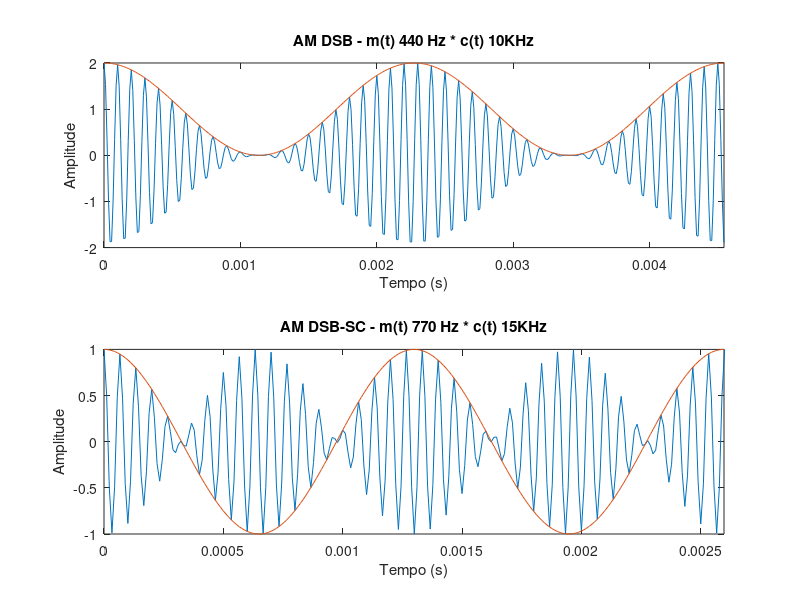
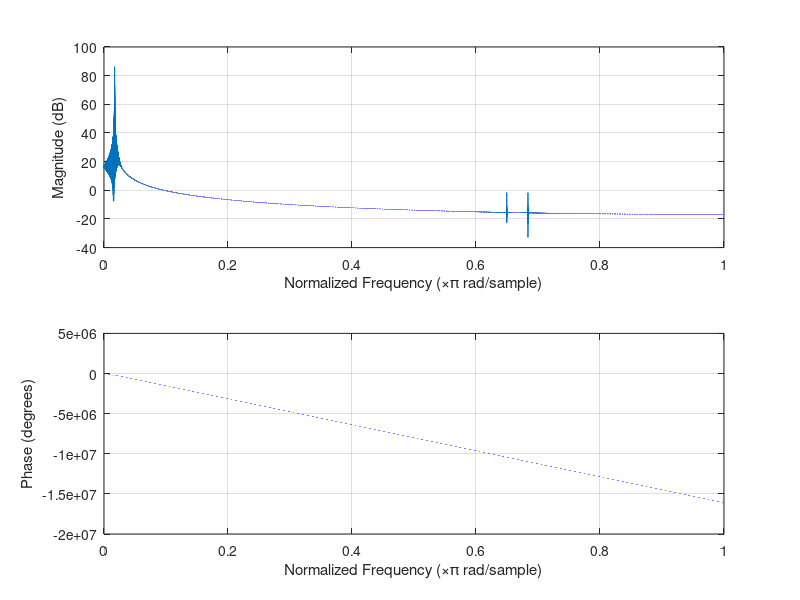
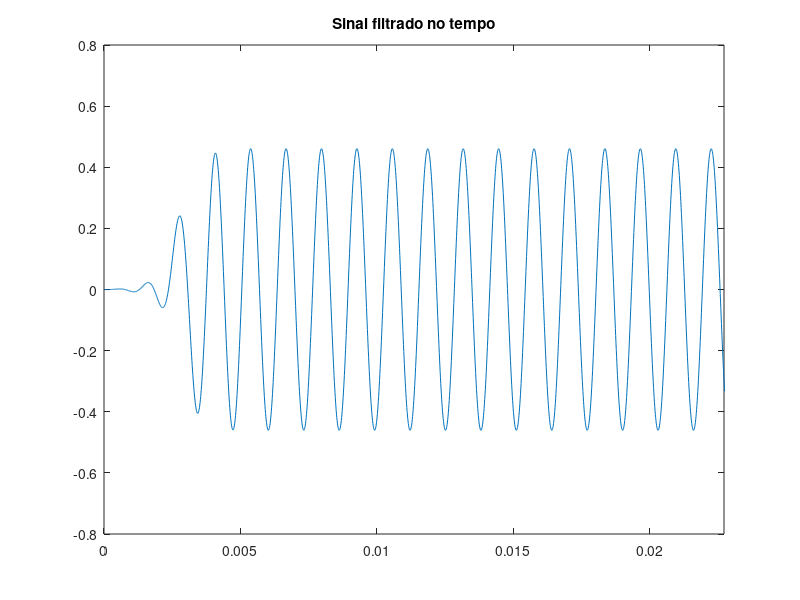
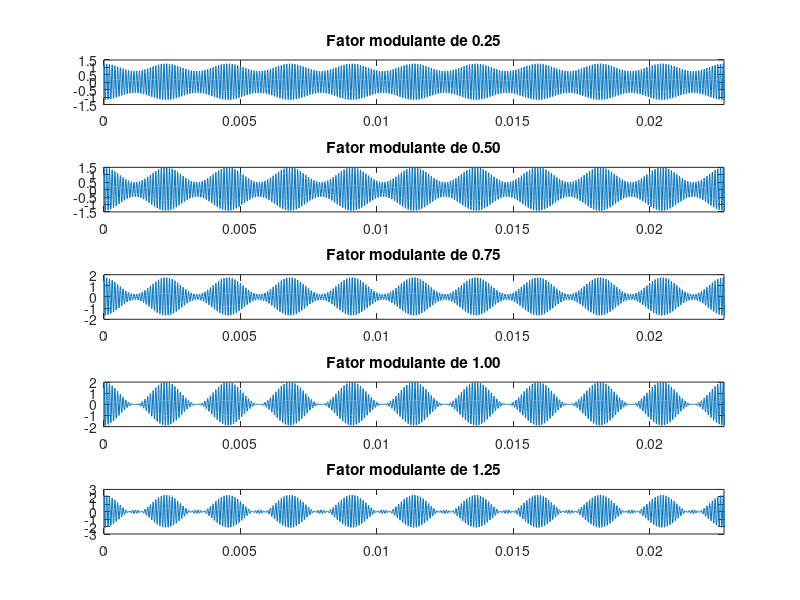

These figures' MATLAB source, in order: (Note: this script raises an error after producing the figures.)
% Aluno: Rafael Teles Espindola

% Ex. 1:
% • Realizar um processo de modulação AM DSB e AM DSB-SC
% • Para o caso da modulação AM DSB-SC, realizar o processo
% de demodulação utilizando a função 'fir1'
% • Para o caso da modulaçao AM DSB, variar o 'fator de
% modulação' (0.25; 0.5; 0.75 e 1 e 1.5) e observar os efeitos no
% sinal modulado

close all
clear all
clc

fs = 90e3;
t  = 0:1/fs:1-(1/fs);

Am1 = 1; f1 = 440;  Ao1 = 1;                % AM DSB
Am2 = 1; f2 = 770;  Ao2 = 0;                % AM DSB-SC
Am3 = 1; f3 = 10e3; Ao3 = 0;                % Portadora1
Am4 = 1; f4 = 15e3; Ao4 = 0;                % Portadora2

som1 = Ao1 + Am1*cos(2*pi*f1*t);
som2 = Ao2 + Am2*cos(2*pi*f2*t);
por1 = Ao3 + Am3*cos(2*pi*f3*t);
por2 = Ao4 + Am4*cos(2*pi*f4*t); 

y1 = por1.*som1;                            % Sinal modulado1 AM DSB
y2 = por2.*som2;                            % Sinal modulado2 AM DSB-SC

y2_demod  = por2.*y2;                       % Sinal demodulado1 AM DSB
filtro_pb = fir1(500,(1000*2)/fs);          % filtro fir1
filtrado  = filter(filtro_pb, 1, y2_demod); % Sinal filtrado AM DSB


s_t025 = Am3*(1 + 0.25*cos(2*pi*f1*t)).*cos(2*pi*f3*t); 
s_t050 = Am3*(1 + 0.50*cos(2*pi*f1*t)).*cos(2*pi*f3*t);
s_t075 = Am3*(1 + 0.75*cos(2*pi*f1*t)).*cos(2*pi*f3*t);
s_t100 = Am3*(1 + 1.00*cos(2*pi*f1*t)).*cos(2*pi*f3*t);
s_t125 = Am3*(1 + 1.25*cos(2*pi*f1*t)).*cos(2*pi*f3*t);
s_t150 = Am3*(1 + 1.50*cos(2*pi*f1*t)).*cos(2*pi*f3*t);


figure(1)
subplot(211)
plot(t, y1)
hold on
plot(t, som1)
xlim([0 2*(1/f1)])
xlabel("Tempo (s)")
ylabel("Amplitude")
title("AM DSB - m(t) 440 Hz * c(t) 10KHz")

subplot(212)
plot(t, y2)
hold on
plot(t, som2)
xlim([0 2*(1/f2)])
xlabel("Tempo (s)")
ylabel("Amplitude")
title("AM DSB-SC - m(t) 770 Hz * c(t) 15KHz")

figure(2)
freqz(filtrado)

figure(3)
plot(t, filtrado)
xlim([0 10*(1/f1)])
title('Sinal filtrado no tempo')

figure(4)
subplot(511)
plot(t, s_t025)
xlim([0 10*(1/f1)])
title("Fator modulante de 0.25")

subplot(512)
plot(t, s_t050)
xlim([0 10*(1/f1)])
title("Fator modulante de 0.50")

subplot(513)
plot(t, s_t075)
xlim([0 10*(1/f1)])
title("Fator modulante de 0.75")

subplot(514)
plot(t, s_t100)
xlim([0 10*(1/f1)])
title("Fator modulante de 1.00")

subplot(515)
plot(t, s_t125)
xlim([0 10*(1/f1)])
title("Fator modulante de 1.25")

subplot(516)
plot(t, s_t150)
xlim([0 10*(1/f1)])
title("Fator modulante de 1.50")
